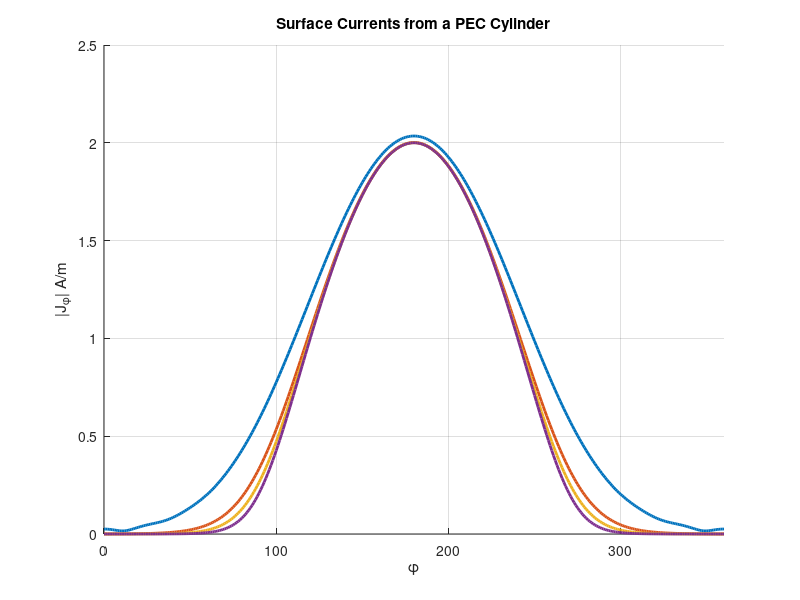
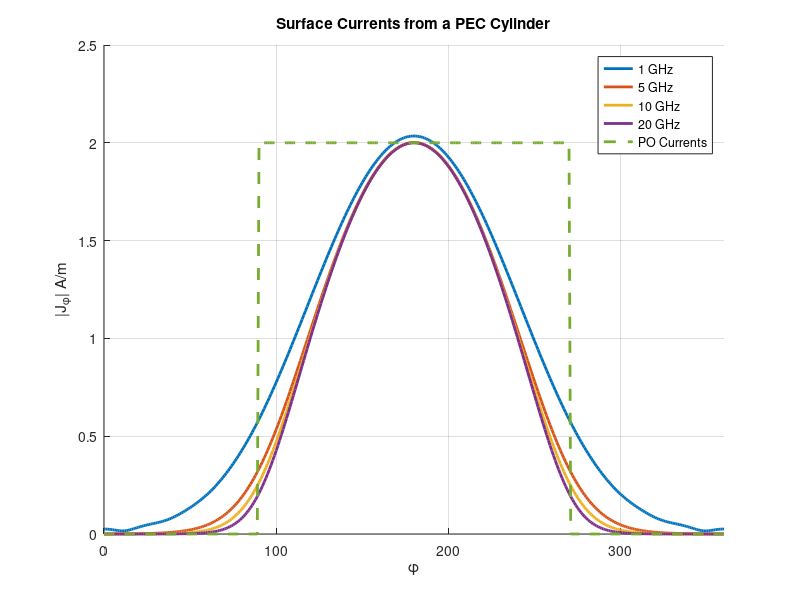

Here is the MATLAB script that generated these plots, in order:
% Initial parameters
theta_0 = 90;
phi_vec = linspace(0,2*pi,361);
E_0 = 1;
freqs = [1,5,10,20];
a = 0.25;
n_vec = 0:200;

currents = zeros(numel(phi_vec),numel(freqs));
currents_po = zeros(size(phi_vec));

figure; grid on; hold on;
title('Surface Currents from a PEC Cylinder')
for freq_idx = 1:length(freqs)

    k = 2*pi*freqs(freq_idx)*1e9./3e8; %Wavenumber
    coeff = 1i*2*E_0/(pi*k*a);

    for phi_idx = 1:length(phi_vec)
        
           summation = 1/besselh(0,2,k*a);
        for n_idx = 2:length(n_vec)
    
            cosine = 2*cos(n_vec(n_idx)*phi_vec(phi_idx));
            hank = besselh(n_vec(n_idx),2,k*a);
    
            summation = summation + 1i^(-n_vec(n_idx))*cosine/hank;
    
        end

       currents(phi_idx,freq_idx) = coeff*summation;
       currents_po(phi_idx) = (-2)*E_0*exp(-1i*k*a*cos(phi_vec(phi_idx)));

       currents_po(phi_vec < pi/2 | phi_vec > 3*pi/2) = 0;

    end

    plot(phi_vec*180/pi,abs(currents(:,freq_idx)),'DisplayName',sprintf('%d GHz',freqs(freq_idx)),'LineWidth',2)
    xlim([0 360])
    xlabel('\phi')
    ylabel('|J_\phi| A/m')
end
saveas(gcf,'p3_exact_t3','png')

plot(phi_vec*180/pi,abs(currents_po),'--','DisplayName','PO Currents','LineWidth',2)
legend()

saveas(gcf,'p3_po_te','png')
        
